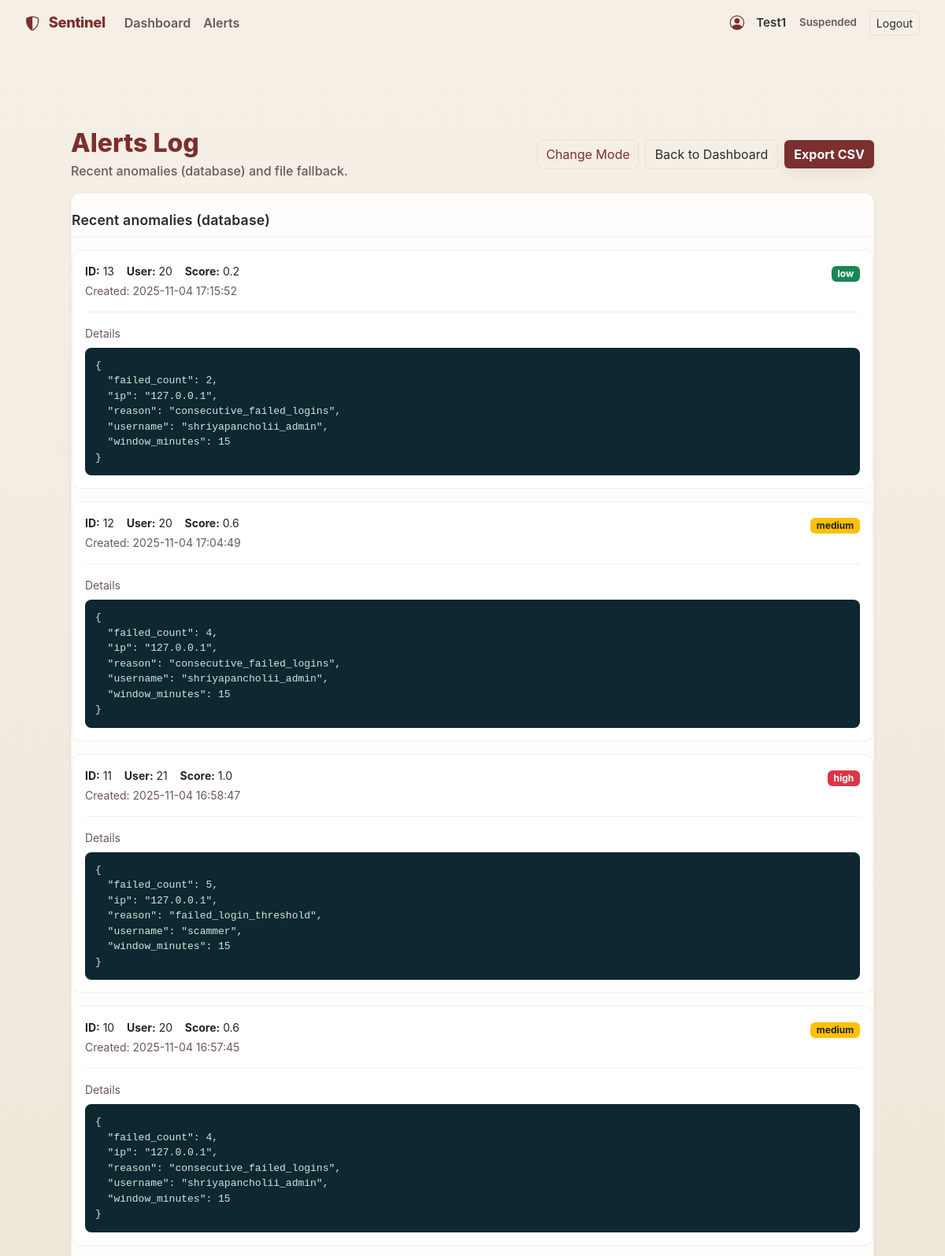
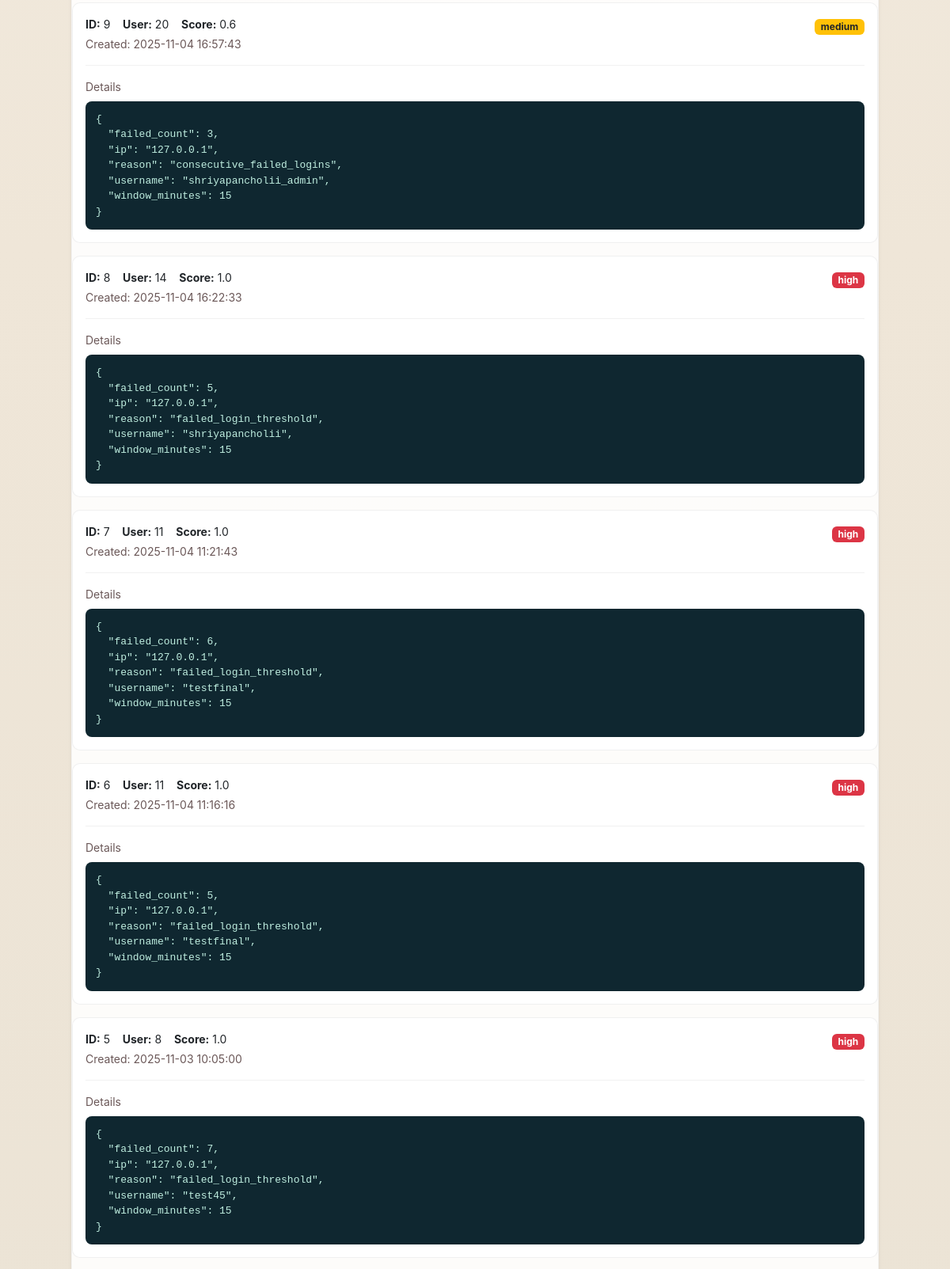
/alerts_detail (signed in, upper part), run on the app's committed database (2 pictures, top to bottom).
### tables this page shows
CREATE TABLE anomalies (
  id INTEGER PRIMARY KEY AUTOINCREMENT,
  source TEXT,
  severity TEXT,
  details TEXT,
  metric_json TEXT,
  timestamp DATETIME DEFAULT CURRENT_TIMESTAMP
, created_at DATETIME, user_id TEXT, score REAL);

### app.py (the view, shortened to what this page needs)
@app.route('/alerts_detail')
def alerts_detail():
    anomalies = []
    file_alerts = []
    try:
        conn = get_db_conn()
        cur = conn.cursor()
        cur.execute("SELECT id, user_id, score, details, severity, created_at FROM anomalies ORDER BY created_at DESC LIMIT 200;")
        rows = cur.fetchall()
        for r in rows:
            details = None
            try:
                details = json.loads(r['details']) if r['details'] else None
            except Exception:
                details = r['details']
            anomalies.append({
                "id": r['id'],
                "user_id": r['user_id'],
                "score": r['score'],
                "details": details,
                "severity": r['severity'],
                "created_at": r['created_at']
            })
        conn.close()
    except Exception as e:
        print("[alerts_detail] db read failed:", e)
        anomalies = []
    return render_template('alerts_detail.html', alerts={"db": anomalies, "file": file_alerts})

### app.py (called while the page is built)
def get_db_conn():
    conn = sqlite3.connect(DB_PATH)
    conn.row_factory = sqlite3.Row
    return conn

@app.before_request
def enforce_https_in_production():
    USE_HTTPS = os.environ.get("USE_HTTPS", "0").lower() in ("1", "true", "yes")
    if not (FLASK_ENV == "production" and USE_HTTPS):
        return
    proto = request.headers.get('X-Forwarded-Proto', request.scheme)
    if proto != 'https':
        url = request.url.replace("http://", "https://", 1)
        return redirect(url, code=301)

### templates/alerts_detail.html (shortened to what this page needs)
{% extends 'base.html' %}
{% block content %}
<div class="container py-5">
  <div class="d-flex align-items-center justify-content-between mb-3 alerts-head">
    <div>
      <h1 class="h2">Alerts Log</h1>
      <div class="sub">Recent anomalies (database) and file fallback.</div>
    </div>
    <div class="toolbar">
      <button id="theme_toggle_alerts" class="resume-btn">Change Mode</button>
      <a href="{{ url_for('dashboard') }}" class="btn btn-outline-light">Back to Dashboard</a>
      <a href="{{ url_for('api_anomalies_export') }}" class="btn btn-accent">Export CSV</a>
    </div>
  </div>
  <div class="row g-4">
    <div class="col-12">
      <div class="alerts-card shadow-sm mb-4">
        <div class="card-body">
          <div class="section-title">Recent anomalies (database)</div>
          {% if alerts.db and alerts.db|length > 0 %}
            {% for a in alerts.db %}
              <div class="inner-card card mb-3">
                <div class="card-body">
                  <div class="d-flex align-items-start justify-content-between">
                    <div class="small">
                      <strong>ID:</strong> {{ a.id }} &nbsp;&nbsp;
                      <strong>User:</strong> {{ a.user_id or 'unknown' }} &nbsp;&nbsp;
                      <strong>Score:</strong> {{ a.score or 'n/a' }}
                      <div class="muted mt-1">Created: {{ a.created_at or '-' }}</div>
                    </div>
                    <div class="text-end">
                      {% set sev = (a.severity or 'medium')|lower %}
                      {% if sev == 'high' %}
                        <span class="badge bg-danger">high</span>
                      {% elif sev == 'low' %}
                        <span class="badge bg-success">low</span>
                      {% else %}
                        <span class="badge bg-warning text-dark">medium</span>
                      {% endif %}
                    </div>
                  </div>
                  <hr class="soft-hr">
                  <div class="muted small mb-2">Details</div>
                  <pre class="log-json">{{ a.details | tojson(indent=2) }}</pre>
                </div>
              </div>
            {% endfor %}
          {% else %}
            <div class="alert alert-secondary mb-0">No anomalies found in the database.</div>
          {% endif %}
        </div>
      </div>
    </div>
  </div>
</div>
{% endblock %}

### templates/base.html (style rules this page uses)
:root { --bg-900: #f5efe6; --accent: #7b2f2f; --accent-700: #5a1f1f; --muted: #6b5858; --card-bg: rgba(255,255,255,0.88); --glass: rgba(255,255,255,0.85); --danger: #e35b5b; --warning: #d19b4a; --success: #2c8c69; --text-dark: #2b2b2b; --shadow: 0 12px 30px rgba(24,24,24,0.08); }
html,body { height:100% }
body { margin:0; min-height:100%; font-family:"Inter","Poppins",system-ui,-apple-system,"Segoe UI",Roboto,"Helvetica Neue",Arial; background: radial-gradient(900px 300px at 10% 12%, rgba(180,170,155,0.06), transparent 6%), linear-gradient(180deg, #f5efe6 0%, #efe6d8 40%, #e8e1d3 100%); color: var(--text-dark); -webkit-font-smoothing:antialiased; -moz-osx-font-smoothing:grayscale; padding-bottom:48px; }
.btn-accent { background: var(--accent); color:#fff; border:none; font-weight:700; box-shadow: 0 6px 18px rgba(0,0,0,0.06); }
.btn-outline-light { border-color: rgba(0,0,0,0.06); color: var(--text-dark); background: transparent; }
h1, h2, h3 { color: var(--text-dark); margin:0 0 .6rem 0; }
.muted { color: var(--muted); }
.resume-btn { background:transparent; border:1px solid rgba(0,0,0,0.06); color:var(--accent); padding:6px 10px; border-radius:8px; }

### templates/alerts_detail.html (style rules this page uses)
.alerts-head h1 { color:var(--accent); margin:0 0 .25rem 0; font-weight:800; }
.alerts-head .sub { color:var(--muted); font-weight:500; }
.toolbar { display:flex; gap:.5rem; align-items:center; }
.alerts-card { background:var(--card-bg); border-radius:12px; box-shadow:var(--shadow); border:1px solid rgba(0,0,0,0.04); }
.alerts-card > .card-body { padding-top: 1.15rem; padding-bottom: 1rem; }
.inner-card { background:var(--card-bg); border-radius:10px; border:1px solid rgba(0,0,0,0.06); }
.section-title { font-size:1.1rem; font-weight:600; color:var(--text-dark); margin: .15rem 0 .9rem 0; padding: 0 0 .5rem 0; border-bottom:1px solid rgba(0,0,0,0.06); letter-spacing:.2px; }
.log-json { background:#0f2730; color:#bfeee0; padding:12px; border-radius:8px; white-space:pre-wrap; margin:0; border:1px solid rgba(0,0,0,0.06); font-family: ui-monospace, SFMono-Regular, Menlo, Monaco, Consolas, "Liberation Mono", monospace; font-size:13px; }
.soft-hr { border-color: rgba(0,0,0,0.08); opacity:.7; }

### data on the page
anomalies: id "13", user "20", score "0.2", created_at "2025-11-04 17:15:52", shows "low", details|tojson "{ \"failed_count\": 2, \"ip\": \"127.0.0.1\", \"reason\": \"consecutive_failed_logins\", \"username\": \"shriyapancholii_admin\", \"window_minutes\": 15 }"
anomalies: id "12", user "20", score "0.6", created_at "2025-11-04 17:04:49", shows "medium", details|tojson "{ \"failed_count\": 4, \"ip\": \"127.0.0.1\", \"reason\": \"consecutive_failed_logins\", \"username\": \"shriyapancholii_admin\", \"window_minutes\": 15 }"
anomalies: id "11", user "21", score "1.0", created_at "2025-11-04 16:58:47", shows "high", details|tojson "{ \"failed_count\": 5, \"ip\": \"127.0.0.1\", \"reason\": \"failed_login_threshold\", \"username\": \"scammer\", \"window_minutes\": 15 }"
anomalies: id "10", user "20", score "0.6", created_at "2025-11-04 16:57:45", shows "medium", details|tojson "{ \"failed_count\": 4, \"ip\": \"127.0.0.1\", \"reason\": \"consecutive_failed_logins\", \"username\": \"shriyapancholii_admin\", \"window_minutes\": 15 }"
anomalies: id "9", user "20", score "0.6", created_at "2025-11-04 16:57:43", shows "medium", details|tojson "{ \"failed_count\": 3, \"ip\": \"127.0.0.1\", \"reason\": \"consecutive_failed_logins\", \"username\": \"shriyapancholii_admin\", \"window_minutes\": 15 }"
anomalies: id "8", user "14", score "1.0", created_at "2025-11-04 16:22:33", shows "high", details|tojson "{ \"failed_count\": 5, \"ip\": \"127.0.0.1\", \"reason\": \"failed_login_threshold\", \"username\": \"shriyapancholii\", \"window_minutes\": 15 }"
anomalies: id "7", user "11", score "1.0", created_at "2025-11-04 11:21:43", shows "high", details|tojson "{ \"failed_count\": 6, \"ip\": \"127.0.0.1\", \"reason\": \"failed_login_threshold\", \"username\": \"testfinal\", \"window_minutes\": 15 }"
anomalies: id "6", user "11", score "1.0", created_at "2025-11-04 11:16:16", shows "high", details|tojson "{ \"failed_count\": 5, \"ip\": \"127.0.0.1\", \"reason\": \"failed_login_threshold\", \"username\": \"testfinal\", \"window_minutes\": 15 }"
anomalies: id "5", user "8", score "1.0", created_at "2025-11-03 10:05:00", shows "high", details|tojson "{ \"failed_count\": 7, \"ip\": \"127.0.0.1\", \"reason\": \"failed_login_threshold\", \"username\": \"test45\", \"window_minutes\": 15 }"

### other printed values
{{ session.get('username','User') }} "Test1"
{{ session.get('role','analyst')|capitalize }} "Suspended"
